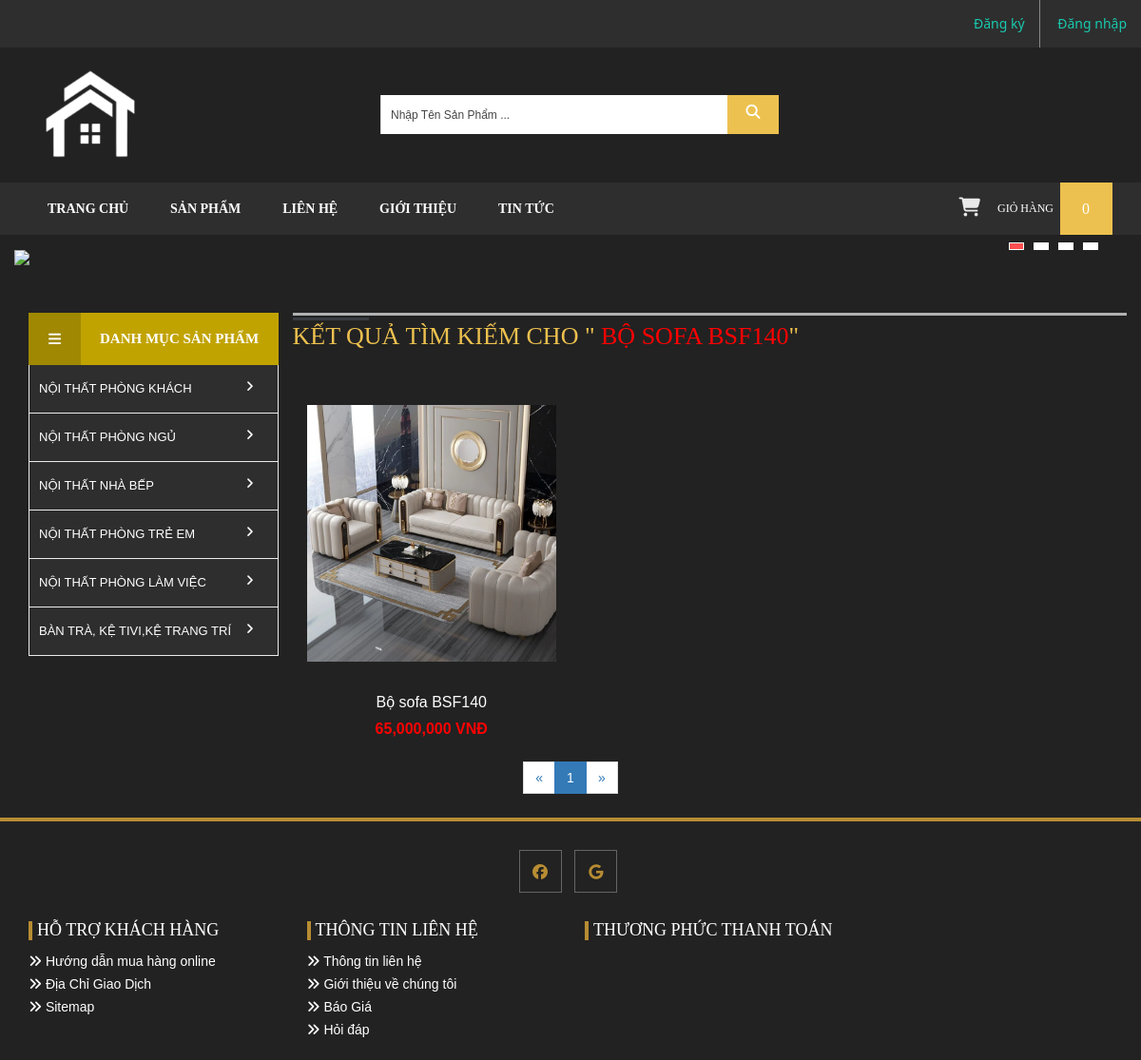
/search.php?ten_sp= Bộ sofa BSF140, run on the app's committed database.
### tables this page shows
CREATE TABLE `category` (
  `id` int(11) NOT NULL,
  `name` varchar(100) DEFAULT NULL,
  `parent` int(11) DEFAULT 0,
  `status` tinyint(1) DEFAULT 1
);

CREATE TABLE `product` (
  `id` int(11) NOT NULL,
  `category_id` int(11) DEFAULT NULL,
  `name` varchar(200) DEFAULT NULL,
  `image` varchar(200) DEFAULT NULL,
  `content` text DEFAULT NULL,
  `price` float DEFAULT 0,
  `sale_price` float DEFAULT 0,
  `created` datetime DEFAULT current_timestamp(),
  `status` tinyint(1) DEFAULT 1
);

### search.php (the view, shortened to what this page needs)
<?php
include'header.php';
include 'slider.php';
 ?>
<?php
if (isset($_GET['ten_sp'])) {
     $current_search = isset($_GET['ten_sp']) ? $_GET['ten_sp'] : '';
    $name = $_GET['ten_sp'];
    $pro = mysqli_query($conn,"SELECT * FROM product WHERE name LIKE '%$name%'");
    $total = mysqli_num_rows($pro);
    $show = 6;
    $total_page = ceil($total/$show);
    $current_page = isset($_GET['page']) ? $_GET['page'] : '1';
    $start = ($current_page-1)*$show;
    $next = $current_page < $total_page ? $current_page + 1 : $total_page;
    $prev = $current_page < 1 ? $current_page - 1 : 1;
    $qr = mysqli_query($conn,"SELECT * FROM product WHERE name LIKE '%$name%' LIMIT $start, $show");
}
 ?>
<section class="main-content-section">
    <div class="container">
        <div class="row">
            <?php include('left.php'); ?>
            <div class="col-lg-9 col-md-9 col-sm-9 col-xs-12">
                <div class="row">
                    <?php if ($total == 0) : ?>
                        <div class="left-title-area">
                <h2 class="left-title">Không Có Kết Quả Tìm Kiếm Cho "<span style="color: red;"><?php echo $name ?></span>"</h2>
                <?php else: ?>
                        <div class="left-title-area">
                <h2 class="left-title">Kết Quả Tìm Kiếm Cho "<span style="color: red;"><?php echo $name ?></span>"</h2>
                <?php endif ?>
                </div>
                    <?php foreach ($qr as $pronp) {
                    ?>
                    <div class="col-lg-4 col-md-4 col-sm-6 col-xs-12 laster-shop-item">
                        <div class="laster-thumb">
                            <img src="uploads/<?php echo $pronp['image'] ?>">
                            <span class="tz-shop-meta">
                            </span>
                        </div>
                        <h6><a href=""><?php echo $pronp['name']; ?></a></h6>
                        <small style="color: red"><?php echo number_format($pronp['price']);  ?> VNĐ </small>
                    </div>
                <?php } ?>
                </div>
            </div>
            </div>
     </div>
    <div class="chantrang" align="center">
    <ul class="pagination">
        <li><a href="search.php?ten_sp=<?php echo $current_search; ?>&page=<?php echo $prev; ?>">&laquo;</a></li>
        <?php for ($i = 1; $i <= $total_page; $i++) :
            $class_active = ($i == $current_page) ? ' class="active"' : '';
            ?>
            <li <?php echo $class_active; ?>><a href="search.php?ten_sp=<?php echo $current_search?>&page=<?php echo $i; ?>"><?php echo $i; ?></a></li>
            <?php endfor ?>
            <li><a href="search.php?ten_sp=<?php echo $current_search ?>&page=<?php echo $next; ?>">&raquo;</a></li>
        </ul>
    </div>
</section>
<?php include'footer.php'; ?>

### left.php
<?php include'sql/connect.php'; ?>
<?php
    $cats =   mysqli_query($conn,"SELECT c.id,c.name FROM category c LEFT JOIN product p on c.id = p.category_id WHERE c.status = 1
    GROUP BY c.id,c.name,p.category_id");
    ?>
    <div class="col-lg-3 col-md-3 col-sm-3 col-xs-12 hidden-xs">
    <div class="left-category-menu">
        <div class="left-product-cat">
            <div class="category-heading">
                <h2>Danh Mục Sản Phẩm</h2>
            </div>
            <div class="category-menu-list">
                <ul>
                    <?php
                    foreach ($cats as $cat) {
                    ?>
                    <li>
                        <a href="category.php?id=<?php echo $cat['id'] ?>"><i class="fa-solid fa-angle-right"></i><?php echo $cat['name'];?></a>
                    </li>
                        <?php } ?>
                </ul>
            </div>
        </div>
    </div>
</div>

### css/style.css (style rules this page uses)
:root { --main-text-font: 'Bitter', serif;; }
*, html { margin: 0; padding: 0 }
body { font-family: "arial",serif; color:#ffffff; background-color: #222222; }
h1, h2, h3, h4, h5, h6 { font-weight: normal; margin: 0; color:#ffffff; font-family: 'Bitter', serif; }
a { color:#777; }
ul { margin: 0; padding: 0; list-style: none; }
a { text-decoration: none; }
img { border:none; max-width:100%; }
* { -webkit-border-radius: 0 !important; -moz-border-radius: 0 !important; border-radius: 0 !important; }
h2.left-title { border-top: 3px solid #b0b1b3 !important; color: #edc14f; display: block; font-weight:400; font-size:26px; line-height:44px; position: relative; text-transform: uppercase; margin-top: 50px; }
h2.left-title:before { border-top: 3px solid #3a3d42; content: ""; display: block; left: 0; position: absolute; top: 2px; width: 80px; }
.laster-shop-item { margin-top: 60px; }
.laster-shop-item h6 { margin: 0; padding: 30px 0 2px; text-align: center; }
.laster-shop-item h6 a { color: #ffffff; font-family: 'Raleway', sans-serif; font-size: 16px; font-weight: 400; line-height: 25px; margin: 0; padding: 0; text-align: center; text-decoration: none !important; }
.laster-shop-item small { color: #f13340; font-family: 'Raleway', sans-serif; font-size: 16px; font-weight: 600; line-height: 28px; margin: 0; padding: 0; text-align: center; display: block; }
body .laster-shop-item { margin-top: 30px; }
.tz-shop-meta { position: absolute; width: 100%; top: 40%; text-align: center; left: 0; z-index: 9999; }
body.index-2 .left-category-menu { margin-top:50px; }
body.index-2 .category-heading h2 { background: #c1a300 none repeat scroll 0 0; color: #fff; cursor: pointer; font-size:15px; font-weight: bold; line-height:55px; margin: 0; overflow: hidden; padding: 0; position: relative; text-overflow: ellipsis; text-transform: uppercase; white-space: nowrap; word-wrap: break-word; }
body.index-2 .category-heading h2:before { background: #a08803 none repeat scroll 0 0; content: ""; display: block; float: left; font-family: "FontAwesome"; font-size: 15px; font-weight: normal; height: 55px; line-height: 55px; margin-right: 20px; text-align: center; width: 55px; }
body.index-2 .category-menu-list { border:1px solid #ebebeb; border-top:0px solid #000; position: relative; width: 100%; z-index: 1000; }
body.index-2 .category-menu-list ul li { background: #2e2e2e none repeat scroll 0 0; border-bottom: 1px solid #ebebeb; position: relative; }
body.index-2 .category-menu-list ul li:last-child { border-bottom: 0px solid #ebebeb; }
body.index-2 .category-menu-list ul li a { position:relative; color: #ffffff; display: block; font-size:13px; line-height:50px; margin-left: 10px; font-weight:normal; overflow: hidden; transition: background 300ms ease 0s; text-decoration: none; text-overflow: ellipsis; text-transform: uppercase; white-space: nowrap; word-wrap: break-word; }
body.index-2 .category-menu-list ul li a i { line-height:45px; position:absolute; top:0; right:25px; }
small { font-size: 82%; }
.laster-thumb { position: relative; height: 270px; max-width: 270px; width: 100%; overflow: hidden; transition: all 0.3s linear 0s; -moz-transition: all 0.3s linear 0s; -webkit-transition: all 0.3s linear 0s; -ms-transition: all 0.3s linear 0s; -o-transition: all 0.3s linear 0s; margin: auto; }
body .laster-shop-item { margin-top: 50px; }
.laster-shop-item { margin-top: 70px; }
.laster-thumb:after { position: absolute; width: 100%; height: 100%; background: rgba(0,0,0,0); content: ''; left: 0; top: 0; transition: all 0.3s linear 0s; -moz-transition: all 0.3s linear 0s; -webkit-transition: all 0.3s linear 0s; -ms-transition: all 0.3s linear 0s; -o-transition: all 0.3s linear 0s; display: block; }
.laster-thumb img { transition: all 0.3s linear 0s; -moz-transition: all 0.3s linear 0s; -webkit-transition: all 0.3s linear 0s; -ms-transition: all 0.3s linear 0s; -o-transition: all 0.3s linear 0s; width: 100%; height: 100%; }

### data on the page
category: name "NỘI THẤT PHÒNG KHÁCH"
category: name "NỘI THẤT PHÒNG NGỦ"
category: name "NỘI THẤT NHÀ BẾP"
category: name "NỘI THẤT PHÒNG TRẺ EM"
category: name "NỘI THẤT PHÒNG LÀM VIỆC"
category: name "BÀN TRÀ, KỆ TIVI,KỆ TRANG TRÍ"
product: image (picture), name "Bộ sofa BSF140", price "65,000,000"

### other printed values
tong_so_luong() "0"
$name "BỘ SOFA BSF140"
